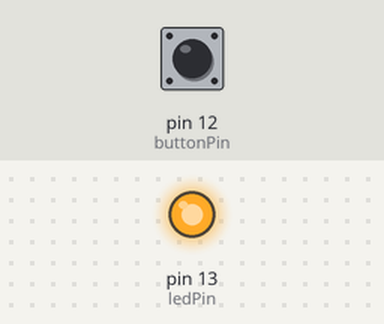
Recording of a sketch running on a simulated Arduino Uno, built with avr-gcc and run on an emulated ATmega328P. On the bench: output pins drawn as LEDs (lit = HIGH). The inputs (shaded band) are chosen by the test bench; at power-on: pin 12 (buttonPin) HIGH.

Above: at 1.2 s.
1.3 s: pin 12 (buttonPin) pulled LOW for 0.15 s
At 1.37 s:
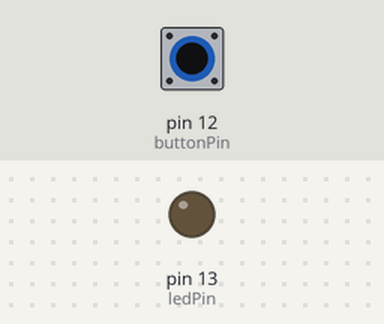
2.9 s: pin 12 (buttonPin) pulled LOW for 3.2 s
At 7.1 s:
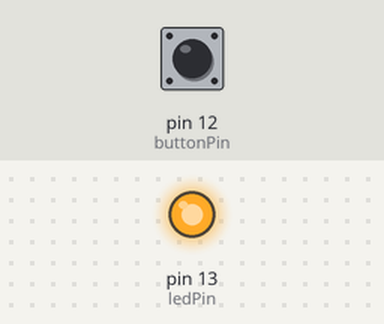
Timing chart, 0 to 8.6 s (numbered marks = the images above; inputs shaded):
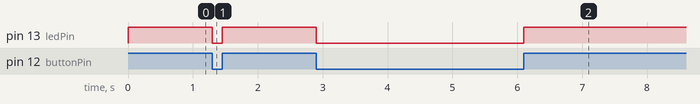

Measured:
- after the input at 1.3 s, pin 13 (ledPin): HIGH → LOW at once, → HIGH 0.15 s later
- after the input at 2.9 s, pin 13 (ledPin): HIGH → LOW at once, → HIGH 3.2 s later

The sketch:

blink.ino
```cpp
const int ledPin = 13;
const int buttonPin = 12;

void setup() {
  pinMode(ledPin, OUTPUT);
  pinMode(buttonPin, INPUT);
  digitalWrite(buttonPin, HIGH);
}

void loop() {
  digitalWrite(ledPin, digitalRead(buttonPin));
}
```
